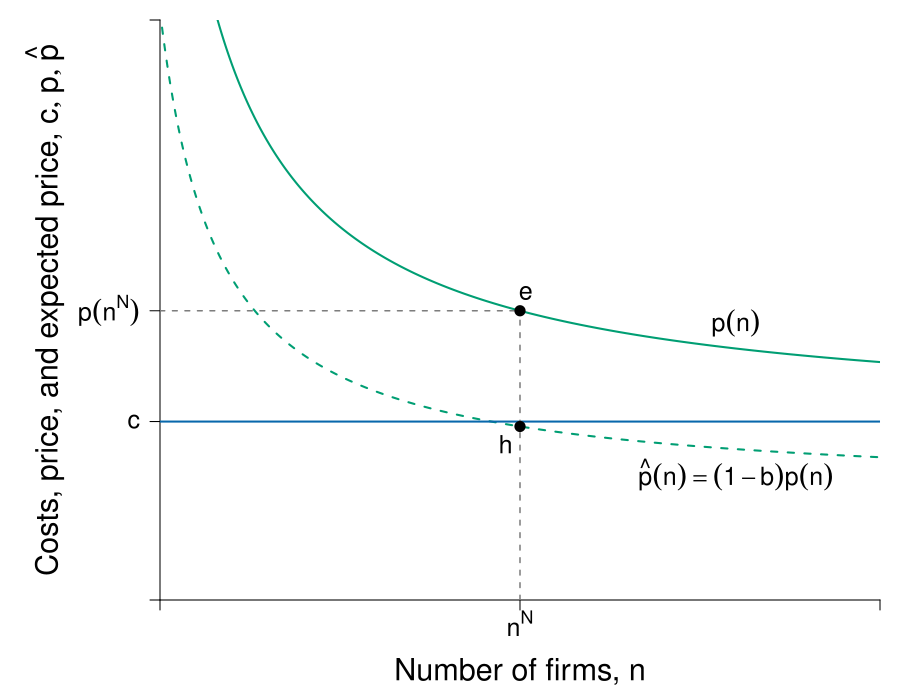

The script that saved this image:
require(shape)
pdf(file = "competitionmarkets/long_run_nplus1_c2.pdf", width = 9, height = 7)

#Set parameters for graphics
axislabelsize <- 1.8
labelsize <- 1.5
namesize <- 1.8
annotatesize <- 1.5
graphlinewidth <- 2
segmentlinewidth <- 1.5


COL <- c("#7fc97f", "#beaed4", "#fdc086", "#ffff99", "#386cb0", "#f0027f", "#bf5b17", "#666666")
COLA <- c("#e0f3db", "#99d8c9","#66c2a4","#41ae76", "#238b45", "#005824")
COLB <- c("#c6dbef", "#4eb3d3", "#2b8cbe", "#0868ac","#084081")
COLC <- c("#fcfbfd", "#efedf5", "#dadaeb", "#bcbddc", "#9e9ac8", "#807dba", "#6a51a3", "#54278f", "#3f007d")
grays <- gray.colors(25, start = 1, end = 0)
CBCols <- c("#009E73","#0072B2","#E69F00","#CC79A7", "#F0E442")

par(mar =  c(5, 8, 1, 1))

Profit <- function(n, pbar = 20, c = 2, beta = 0.5) {
  (pbar - c)^2 / (((n + 1+1)^2)*beta)
}

totaln <- function(pi, pbar = 20, c = 2, beta = 0.5){
  (pbar - c)/(sqrt(pi*beta)) - 1
}

cournotPrice <- function(n, pbar = 20, c1 = 2) {
  c1 + (1/(n+1+1))*(pbar - c1)
}


# Barriers to entry
# Inputs: Probability of BTE (b) and number of firms
# Outputs: Price Level at some n
bte <- function(n, b = 0.5) {
  cournotPrice(n)*(1-b)
}

nstar <- function(b, pbar = 20, c = 2){
  (pbar*(1 - b) - c) / (b*c)
}

#Levels for the barriers to entry specified here
barriers <- c(0.4, 0.5, 0.71)
costs <- c(2, 5, 10)

xlims <- c(0, 25)
ylims <- c(0, 6.5)

plot(0, 0, xlim = xlims, ylim = ylims, type = "n",
     xlab = expression(paste("")),
     ylab = expression(paste("")), 
     xaxt = "n", 
     yaxt = "n", 
     cex.lab = axislabelsize, 
     bty = "n",
     xaxs="i", 
     yaxs="i")

ticksy <- c(0, 2, cournotPrice(n = nstar(b = barriers[1]), c = costs[1]),  ylims[2])
ylabels <- c(NA, expression(c), expression(paste(p*(n^N))), NA)
ticksx <- c(0, nstar(b = barriers[1]), xlims[2])
xlabels <- c(NA, expression(paste(n^N)), NA)

axis(1, at = ticksx, pos = 0, labels = xlabels, cex.axis = labelsize)
axis(2, at = ticksy, pos = 0, labels = ylabels, las = 1, cex.axis = labelsize)

npts <- 500 
xx1 <- seq(xlims[1], xlims[2], length.out = npts)

#Lines for barrier graph
#lines(xx1, bte(n = xx1, b = barriers[3]), col = COLA[3], lty = 2, lwd = segmentlinewidth)
#lines(xx1, bte(n = xx1, b = barriers[2]), col = COLA[3], lty = 2, lwd = segmentlinewidth)
lines(xx1, bte(n = xx1, b = barriers[1]), col = CBCols[1], lty = 2, lwd = graphlinewidth)

#Price with no barriers
# No Barrier --- Green
lines(xx1, cournotPrice(xx1, c = costs[1]), col = CBCols[1], lwd = graphlinewidth) 


#Label axes
#mtext(expression(paste("Number of firms, ", n)), side=1, line = 2.5, cex = axislabelsize)
text(0.5*xlims[2], -0.8 , expression(paste("Number of firms, ", n)), xpd = TRUE, cex = axislabelsize) 
text(-4, 0.5*ylims[2], expression(paste("Costs, price, and expected price, ", list(c, p, hat(p)) )), xpd = TRUE, cex = axislabelsize, srt = 90) 

text(20, 3.1, expression(paste(p(n))), cex = labelsize)
text(20, 1.4, expression(paste(hat(p)*(n) == (1-b)*p(n) )), cex = labelsize)

#line for the marginal cost
segments(0, 2, xlims[2], 2, lty = 1, col = COLB[4] , lwd = graphlinewidth)

#segments for price and number of firms
segments(nstar(b = barriers[1]), 
         0, 
         nstar(b = barriers[1]), 
         cournotPrice(n = nstar(b = barriers[1]), c = costs[1]), 
         lty = 2, col = grays[20], lwd = segmentlinewidth)
segments(0, 
         cournotPrice(n = nstar(b = barriers[1]), c = costs[1]), 
         nstar(b = barriers[1]), 
         cournotPrice(n = nstar(b = barriers[1]), c = costs[1]), 
         lty = 2, col = grays[20], lwd = segmentlinewidth)


points(nstar(b = barriers[1]), 
       bte(n = nstar(b = barriers[1]), b = barriers[1]), 
       pch = 16, col = "black", cex = 1.5
)

text(x = nstar(b = barriers[1]) - 0.5, 
     y = bte(n = nstar(b = barriers[1]), b = barriers[1]) - 0.2, 
     expression(paste(h)), cex = labelsize) 

points(nstar(b = barriers[1], c = costs[1]),
       cournotPrice(n = nstar(b = barriers[1], c = costs[1])),
       pch = 16, col = "black", cex = 1.5
)

text(x = nstar(b = barriers[1]) + 0.2, 
     y = cournotPrice(n = nstar(b = barriers[1])) + 0.2, 
     expression(paste(e)), cex = labelsize) 


dev.off()
